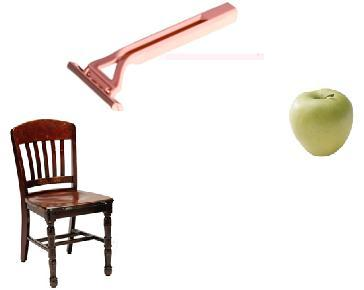
#> input picture Trabajos/Vision artificial/Tarea 3/Codigo de ayuda/objetos.jpg, 364 x 290 px, found by its file name
$ python 'Tarea 3 P4.py'
#> lines starting #> are read from the running program, lines starting #| are printed output that depends on the picture; after the words box and inside, x2 and y2 are one past the last pixel; in counts of white or black regions, pixels touching at a corner belong together
#**************Operador Máscaras Brújula de Kirsch*************************************

import numpy as np
import cv2 as cv
import os


# Lee imagen
A = cv.imread(os.path.dirname(__file__) + '\objetos.jpg')
#> A is the input picture: shape (290, 364, 3); mean B, G, R 230.8, 234, 238.6

# Transforma a escala de grises
Agris = cv.cvtColor(A, cv.COLOR_BGR2GRAY)
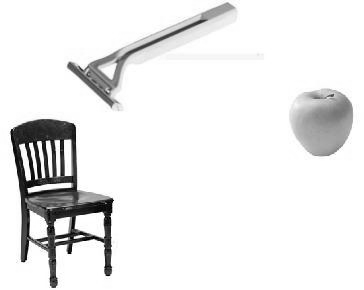
#> Agris: shape (290, 364); min 0, max 255, mean 235

# Especifica valor de umbral
umbral = 240
ret1, Abin = cv.threshold(Agris,umbral,1,0)
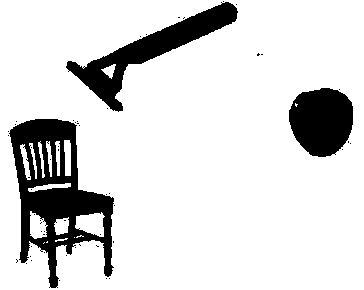
#> Abin: shape (290, 364); values 0 (black) and 1 (white), 85% white; 56 black regions (53 under 20 px), largest, box (x1, y1, x2, y2) and area: (9, 119, 114, 288) 7801, (66, 2, 238, 112) 4448, (289, 88, 353, 157) 3461
#> ret1 = 240

#Calcula dimensión de matriz de imagen
s = Abin.shape[:]
#> s = (290, 364)

Magnitud = np.zeros((s[0], s[1]))
Direccion = np.empty((s[0], s[1]), 'U3')

#Crea vector con resultado de convolución con máscaras Kirsch
K = np.zeros((8), int)

#Se aplica el operador sobre la imagen
for fil in range (1,s[0] - 1):
    for col in range (1,s[1] - 1):
    #Cálculo de k0
        K[0] = -3*Abin[fil-1,col-1]-3*Abin[fil-1,col]+5*Abin[fil-1,col+1] \
        -3*Abin[fil,col-1]+0*Abin[fil,col]+5*Abin[fil,col+1]-3*Abin[fil+1,col-1] \
        -3*Abin[fil+1,col]+5*Abin[fil+1,col+1]
    #Cálculo de k1
        K[1] = -3*Abin[fil-1,col-1]+5*Abin[fil-1,col]+5*Abin[fil-1,col+1] \
        -3*Abin[fil,col-1]+0*Abin[fil,col]+5*Abin[fil,col+1]-3*Abin[fil+1,col-1] \
        -3*Abin[fil+1,col]-3*Abin[fil+1,col+1]
    #Cálculo de k2
        K[2] = 5*Abin[fil-1,col-1]+5*Abin[fil-1,col]+5*Abin[fil-1,col+1] \
        -3*Abin[fil,col-1]+0*Abin[fil,col]-3*Abin[fil,col+1]-3*Abin[fil+1,col-1] \
        -3*Abin[fil+1,col]-3*Abin[fil+1,col+1]
    #Cálculo de k3
        K[3] = 5*Abin[fil-1,col-1]+5*Abin[fil-1,col]-3*Abin[fil-1,col+1] \
        +5*Abin[fil,col-1]+0*Abin[fil,col]-3*Abin[fil,col+1]-3*Abin[fil+1,col-1] \
        -3*Abin[fil+1,col]-3*Abin[fil+1,col+1]
    #Cálculo de k4
        K[4] = 5*Abin[fil-1,col-1]-3*Abin[fil-1,col]-3*Abin[fil-1,col+1] \
        +5*Abin[fil,col-1]+0*Abin[fil,col]-3*Abin[fil,col+1]+5*Abin[fil+1,col-1] \
        -3*Abin[fil+1,col]-3*Abin[fil+1,col+1]
    #Cálculo de k5
        K[5] = -3*Abin[fil-1,col-1]-3*Abin[fil-1,col]-3*Abin[fil-1,col+1] \
        +5*Abin[fil,col-1]+0*Abin[fil,col]-3*Abin[fil,col+1]+5*Abin[fil+1,col-1] \
        +5*Abin[fil+1,col]-3*Abin[fil+1,col+1]
    #Cálculo de k6
        K[6] = -3*Abin[fil-1,col-1]-3*Abin[fil-1,col]-3*Abin[fil-1,col+1] \
        -3*Abin[fil,col-1]+0*Abin[fil,col]-3*Abin[fil,col+1]+5*Abin[fil+1,col-1] \
        +5*Abin[fil+1,col]+5*Abin[fil+1,col+1]
    #Cálculo de k7
        K[7] = -3*Abin[fil-1,col-1]-3*Abin[fil-1,col]-3*Abin[fil-1,col+1] \
        -3*Abin[fil,col-1]+0*Abin[fil,col]+5*Abin[fil,col+1]-3*Abin[fil+1,col-1] \
        +5*Abin[fil+1,col]+5*Abin[fil+1,col+1]

    #Cálculo de Magnitud
        Magnitud[fil,col] = max(K)
        I = np.argmax(K)

        #Cálculo de Dirección, si sólo se necesita la Magnitud, se pueden borrar
        #estas líneas para aumentar la velocidad del algoritmo
        #******************************************
        if I == 0: Direccion[fil,col] = "N"
        if I == 1: Direccion[fil,col] = "NO"
        if I == 2: Direccion[fil,col] = "O"
        if I == 3: Direccion[fil,col] = "SO"
        if I == 4: Direccion[fil,col] = "S"
        if I == 5: Direccion[fil,col] = "SE"
        if I == 6: Direccion[fil,col] = "E"
        if I == 7: Direccion[fil,col] = "NE"
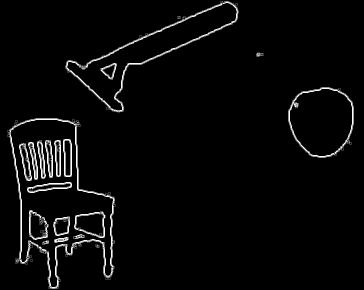
#> Magnitud: shape (290, 364) float64; min 0, max 15, mean 0.497; drawn with min black and max white
#> after the loop, K = [0, 0, 0, 0, 0, 0, 0, 0]
        #*******************************************

# Visualiza imágenes
cv.imshow("Imagen Bordes Kirsch", Magnitud)
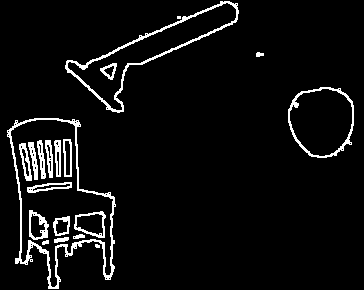
#> window 'Imagen Bordes Kirsch': shape (290, 364); 5.4% white in thin lines or dots
cv.imshow("Imagen Binaria", 255*Abin)
print(Direccion)
#> (printed output is left out)
cv.waitKey(0)

$ run again, with Trabajos/Vision artificial/Tarea 3/Codigo de ayuda/Star.jpg copied over Trabajos/Vision artificial/Tarea 3/Codigo de ayuda/objetos.jpg
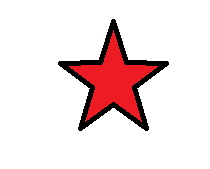
#> input picture Trabajos/Vision artificial/Tarea 3/Codigo de ayuda/Star.jpg, 210 x 169 px, found by its file name
#> A is the input picture: shape (169, 210, 3); mean B, G, R 223.1, 222.4, 239.1
#> `ret1, Abin = cv.threshold(Agris,umbral,1,0)`:
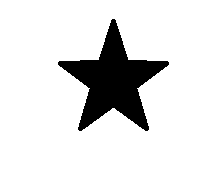
#> Abin: shape (169, 210); values 0 (black) and 1 (white), 86.3% white; 1 black region, box (x1, y1, x2, y2) and area: (58, 19, 169, 131) 4855
#> ret1 = 240
#> after the loop `for fil in range (1,s[0] - 1):`: K = [0, 0, 0, 0, 0, 0, 0, 0]
#> `cv.imshow("Imagen Bordes Kirsch", Magnitud)`:
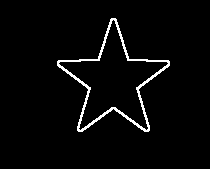
#> window 'Imagen Bordes Kirsch': shape (169, 210); 3% white in thin lines or dots, all inside (x1, y1, x2, y2) = (57, 18, 170, 132)
#> (printed output is left out)

$ run again, with Trabajos/Vision artificial/Tarea 3/Codigo de ayuda/papagayo.jpg copied over Trabajos/Vision artificial/Tarea 3/Codigo de ayuda/objetos.jpg
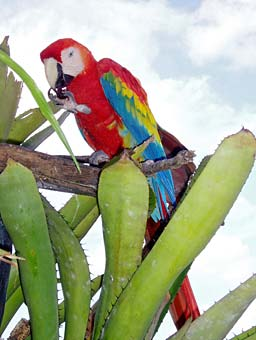
#> input picture Trabajos/Vision artificial/Tarea 3/Codigo de ayuda/papagayo.jpg, 256 x 340 px, found by its file name
#> A is the input picture: shape (340, 256, 3); mean B, G, R 141.6, 169, 166.2
#> `ret1, Abin = cv.threshold(Agris,umbral,1,0)`:
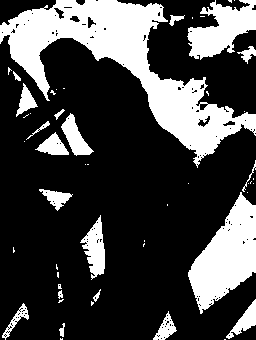
#> Abin: shape (340, 256); values 0 (black) and 1 (white), 27.1% white; 52 white regions (32 under 20 px), largest, box (x1, y1, x2, y2) and area: (0, 0, 256, 168) 12601, (188, 192, 256, 314) 4443, (187, 0, 256, 60) 2321
#> ret1 = 240
#> after the loop `for fil in range (1,s[0] - 1):`: K = [0, 0, 0, 0, 0, 0, 0, 0]
#> `cv.imshow("Imagen Bordes Kirsch", Magnitud)`:
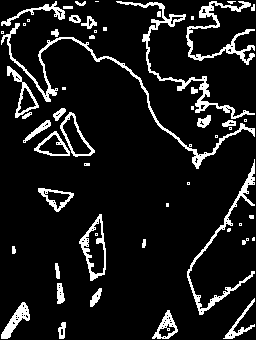
#> window 'Imagen Bordes Kirsch': shape (340, 256); 10.3% white; 55 white regions (21 under 20 px), largest, box (x1, y1, x2, y2) and area: (1, 23, 255, 169) 1451, (116, 1, 255, 119) 1166, (186, 1, 255, 65) 971
#> (printed output is left out)
